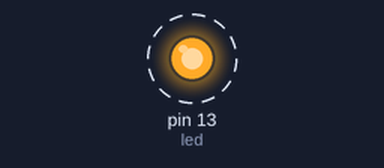
This sketch was run on a simulated Arduino Uno, built with avr-gcc and run on an emulated ATmega328P. Shown: output pins drawn as LEDs (lit = HIGH). Dashed ring = blinking.

Above: at 0.5 s.
Timing chart, 0 to 4.6 s (numbered marks = the images above):
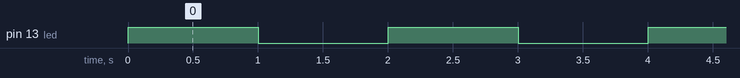

The sketch:

LED_Blink.ino
```cpp
// Pin 13 has an LED connected on most Arduino boards.
// give it a name:
int led = 13;

// the setup routine runs once when you press reset:
void setup() {
  // initialize the digital pin as an output.
  pinMode(led, OUTPUT);
}

// the loop routine runs over and over again forever:
void loop() {
  digitalWrite(led, HIGH);   // turn the LED on (HIGH is the voltage level)
  delay(1000);               // wait for a second
  digitalWrite(led, LOW);    // turn the LED off by making the voltage LOW
  delay(1000);               // wait for a second
}
```

Dimming_LED_using_Potentiometer.c
```cpp
const int analogInPin = A0;  // Analog input pin that the potentiometer is attached to
const int analogOutPin = 9; // Analog output pin that the LED is attached to

int sensorValue = 0;        // value read from the pot
int outputValue = 0;        // value output to the PWM (analog out)

void setup() {
  // initialize serial communications at 9600 bps:
  Serial.begin(9600);
}

void loop() {
  // read the analog in value:
  sensorValue = analogRead(analogInPin);
  // map it to the range of the analog out:
  outputValue = map(sensorValue, 0, 1023, 0, 255);
  // change the analog out value:
  analogWrite(analogOutPin, outputValue);

  // print the results to the Serial Monitor:
  Serial.print("sensor = ");
  Serial.print(sensorValue);
  Serial.print("\t output = ");
  Serial.println(outputValue);

  // wait 2 milliseconds before the next loop for the analog-to-digital
  // converter to settle after the last reading:
  delay(2);
}
```

LED_Blink_without_delay_function.C
```cpp
const int ledPin =  LED_BUILTIN;
int ledState = LOW;

unsigned long previousMillis = 0;

const long interval = 1000;
void setup() {

  pinMode(ledPin, OUTPUT);
}

void loop() {

  unsigned long currentMillis = millis();

  if (currentMillis - previousMillis >= interval) {

    previousMillis = currentMillis;


    if (ledState == LOW) {
      ledState = HIGH;
    } else {
      ledState = LOW;
    }


    digitalWrite(ledPin, ledState);
  }
}
```

Measured:
- by itself, pin 13 (led): alternates HIGH for 1.0 s and LOW for 1.0 s
